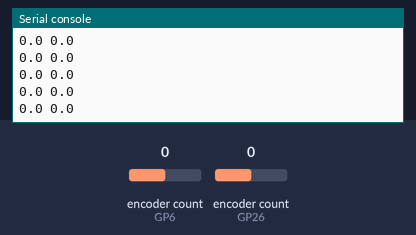
Recording of a program running on a simulated Raspberry Pi Pico running CircuitPython. Parts: the last lines printed to the serial console. The inputs (shaded band) are chosen by the test bench; at power-on: encoder count (sensors on GP6, GP26) 0.

Above: at 1.2 s.
1.3 s: encoder count (sensor on GP6) set to 1
At 1.32 s:
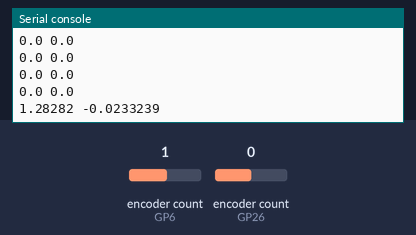
2.8 s: encoder count (sensor on GP26) set to 1
At 2.83 s:
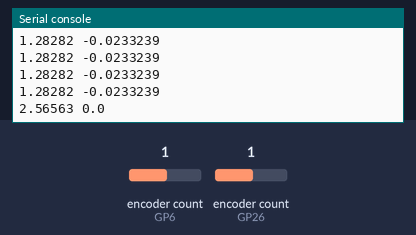
4.3 s: encoder count (sensor on GP6) set to 2
At 4.34 s:
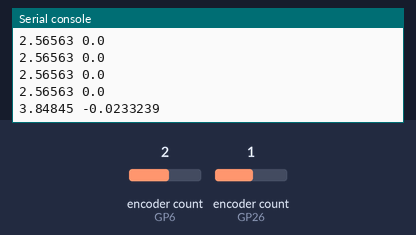
5.8 s: encoder count (sensor on GP26) set to 2
At 5.8 s:
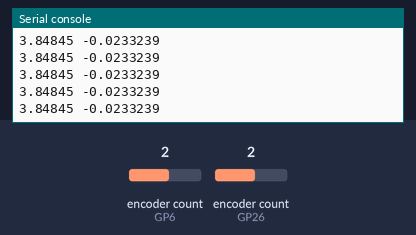
Timing chart, 0 to 8.3 s (numbered marks = the images above; inputs shaded):
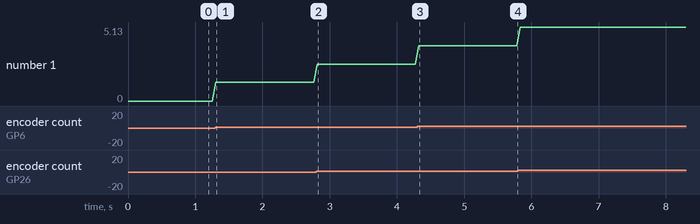

Measured:
- after the input at 1.3 s, the serial console: prints a new line at once (image 1)
- after the input at 2.8 s, the serial console: prints a new line at once (image 2)
- after the input at 4.3 s, the serial console: prints a new line at once (image 3)
- plotted number 1: 0 → 1.28 after the input at 1.3 s, 1.28 → 2.57 after the input at 2.8 s, 2.57 → 3.85 after the input at 4.3 s, 3.85 → 5.13 after the input at 5.8 s

The program:

MeasurementTest.py
```python
import board
import time
import rotaryio
from math import pi

lenc = rotaryio.IncrementalEncoder(board.GP6, board.GP7)
renc = rotaryio.IncrementalEncoder(board.GP26, board.GP27)

ENCODER_TICKS_PER_REVOLUTION = 60
WHEELBASE_DIAMETER = 110
WHEEL_DIAMETER = 49.0 # mm

while True:
    MM_PER_TICK = pi * WHEEL_DIAMETER / ENCODER_TICKS_PER_REVOLUTION
    left_dist  = lenc.position * MM_PER_TICK
    right_dist = renc.position * MM_PER_TICK

    dist  = (left_dist + right_dist) / 2
    theta = (right_dist - left_dist) / WHEELBASE_DIAMETER

    print(dist, theta)
    time.sleep(0.05)
```
